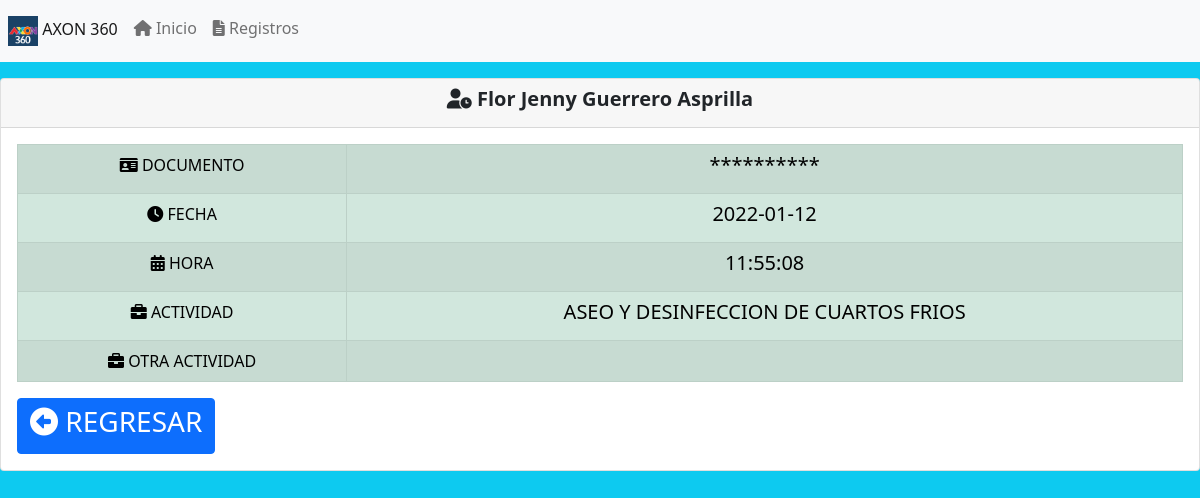
/?controlador=empleados&accion=consultar&id=2, run on the app's committed database.
### tables this page shows
CREATE TABLE `registros` (
  `id` int(11) NOT NULL,
  `nombre` varchar(100) NOT NULL,
  `documento` bigint(30) NOT NULL,
  `fecha` date NOT NULL DEFAULT current_timestamp(),
  `hora` time NOT NULL DEFAULT current_timestamp(),
  `actividad` varchar(100) NOT NULL,
  `otra` varchar(50) NOT NULL
);

### controller/controlador_empleados.php (called while the page is built, shortened)
<?php
class ControladorEmpleados{
    public function consultar(){
        $id=$_GET['id'];
        $empleado=Empleado::buscar($id);
        include_once("view/empleados/consultar.php");
    }
}
?>

### index.php (called while the page is built, shortened)
<?php
$accion="inicio";
include_once("model/empleado.php");
include_once('view/layouts/header.php');
include_once('view/layouts/footer.php');
if (isset($_GET['controlador']) && isset($_GET['accion'])){
    if(($_GET['controlador']!="") && ($_GET['accion']!="") ){
        $accion = $_GET['accion'];
    }
}
$controlador = new $ObjetoControlador();
$controlador->$accion();
?>

### model/empleado.php (called while the page is built, shortened)
<?php
class Empleado{
    public function __construct($id, $nombre, $documento, $fecha, $hora, $actividad, $otra){
        $this->nombre=$nombre;
        $this->fecha=$fecha;
        $this->hora=$hora;
        $this->actividad=$actividad;
    }
    public static function buscar($id){
        $conexionBD=Database::conectar();
        $sql=$conexionBD->prepare("SELECT * FROM registros WHERE id =?");
        $sql->execute(array($id));
        $empleado=$sql->fetch();
        return new Empleado($empleado['id'], $empleado['nombre'], $empleado['documento'], $empleado['fecha'], $empleado['hora'], $empleado['actividad'], $empleado['otra']);
    }
}
?>

### view/empleados/consultar.php (the view)
<?php
include_once('view/layouts/header.php');
?>
<div class="card mt-3">
    <div class="card-header text-center">
        <h5><b><i class="fa-solid fa-user-clock"></i> <?php echo  $empleado->nombre; ?></b></h5>
    </div>
    <div class="card-body">
     <table class="table table-success table-bordered text-center table-striped">
     <tr>
        <td><i class="fa-solid fa-id-card"></i> DOCUMENTO</td>
        <td><h5><?php echo "**********"; ?></h5></td>
     </tr>
     <tr>
        <td><i class="fa-solid fa-clock"></i> FECHA</td>
        <td><h5><?php echo  $empleado->fecha; ?></h5></td>
      </tr>
      <tr>
        <td><i class="fa-solid fa-calendar-days"></i> HORA</td>
        <td><h5><?php echo  $empleado->hora; ?></h5></td>
      </tr>
      <tr>
        <td><i class="fa-solid fa-briefcase"></i> ACTIVIDAD</td>
        <td><h5><?php echo $empleado->actividad; ?></h5></td>
      </tr>
      <tr>
        <td><i class="fa-solid fa-briefcase"></i> OTRA ACTIVIDAD</td>
        <td><h5><?php echo $empleado->otra; ?></h5></td>
      </tr>
     </table>
     <a href="?controlador=empleados&accion=inicio" class="btn btn-primary"><h3><i class="fa-solid fa-circle-left"></i> REGRESAR</h3></a>
    </div>
</div>
<?php
include_once('view/layouts/footer.php');
?>

### data on the page
registros: nombre "Flor Jenny Guerrero Asprilla", fecha "2022-01-12", hora "11:55:08", actividad "ASEO Y DESINFECCION DE CUARTOS FRIOS"
